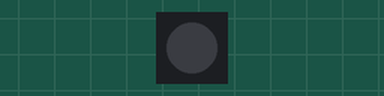
This sketch was run on a simulated Arduino Uno, built with avr-gcc and run on an emulated ATmega328P. On the bench: 1 RGB LEDs in strip order, left to right.

Above: at 0.1 s.
At 37.7 s:
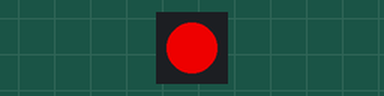
Timing chart, 0 to 40.0 s (numbered marks = the images above):
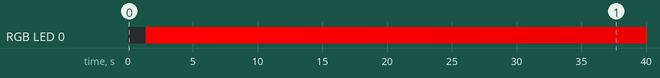

Measured:
- by itself, RGB LED 0: off → RGB(254, 0, 0) at 1.4 s, → RGB(252, 0, 0) 1.3 s later, → RGB(250, 0, 0) 1.3 s later, → RGB(248, 0, 0) 1.3 s later, … (29 changes in this stretch)

The sketch:

sketch_jul26a.ino
```cpp
#include <FastLED.h>
#define DATA_PIN 6
#define NUM_LEDS 1

#define BRIGHTNESS 45
#define COLOR_ORDER GRB
int g = 0;
int b = 0;
int r = 0;
CRGB leds[NUM_LEDS];

void setup(){
  FastLED.addLeds<WS2812B, DATA_PIN, GRB>(leds, NUM_LEDS);
}

void loop(){
  for(int x = 0; x < NUM_LEDS; x++){
    delay(10);
    leds[x] = CRGB(r,g,b);
  }
  FastLED.show();
  delay(10);

  //-------------------------
  for(int i = 0; i < 254; i++) {
    r++;
    leds[1] = CRGB(r,g,b);
    FastLED.show();
    delay(5);
  }
  for(int i = 254; i == 0; i--) {
    r--;
    leds[1] = CRGB(r,g,b);
    FastLED.show();
    delay(5);

  }
}
```
